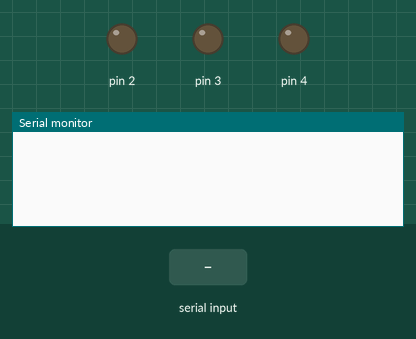
Simulated run of this sketch. Board: Arduino Uno, built with avr-gcc and run on an emulated ATmega328P. On the bench: output pins drawn as LEDs (lit = HIGH), the last lines printed to the serial monitor. The test bench sets the inputs (shaded band).

Above: at 1.2 s.
1.3 s: "1" received over Serial
At 2.9 s:
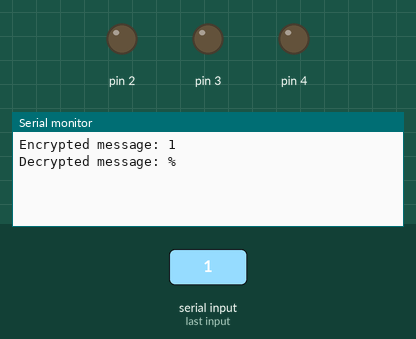
3.8 s: "0" received over Serial
At 6.0 s:
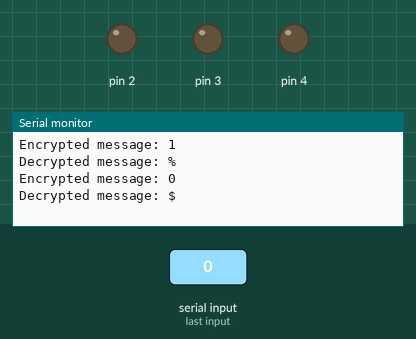
6.3 s: "2" received over Serial
At 7.9 s:
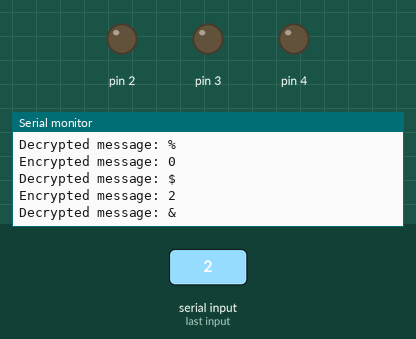

The sketch:

dev1.ino
```cpp
#include <stdint.h>

void setup() {
  Serial.begin(9600);
  DDRD = 0b00011100;
  DDRB = 0b00000000;
}

void loop() {
  static char buf[500];

  if (readSerial(buf, sizeof(buf)/sizeof(char))){
    Serial.print("Encrypted message: ");
    Serial.println(buf);
    deEncrypt(buf, sizeof(buf)/sizeof(char));
    Serial.print("Decrypted message: ");
    Serial.println(buf);
  }
}

void deEncrypt(char* message, int size){
  int i = 0;
  while (message[i] != '\0'){
    if (size == i) break;
    flipBits(&message[i],4,2);
    i++;
  }
  return;
}

uint8_t flipBits(char *ptr, uint8_t bit1, uint8_t bit2){
  if (bit1 > 8) return -1;
  if (bit2 > 8) return -1;

  uint8_t tmp = (*ptr >> bit1) & 0x1;
/*             clean bits                     switch values       */
  *ptr = (*ptr & ~(0x1 << bit1)) | ((*ptr >> bit2) & 0x1) << bit1;
  *ptr = (*ptr & ~(0x1 << bit2)) | (tmp << bit2);

  return 0;
}

uint8_t readSerial (char* buf, int size){
  uint8_t receivedMessage = 0;
  if(Serial.available()){
    int bytes = Serial.readBytes(buf,size-1);
    buf[bytes]='\0';
    receivedMessage = 1;
  }
  return receivedMessage;
}
```

Measured:
- after the input at 1.3 s, the serial monitor: prints a new line after 1.0 s (image 1)
- after the input at 3.8 s, the serial monitor: prints a new line after 1.0 s (image 2)
- after the input at 6.3 s, the serial monitor: prints a new line after 1.0 s (image 3)
